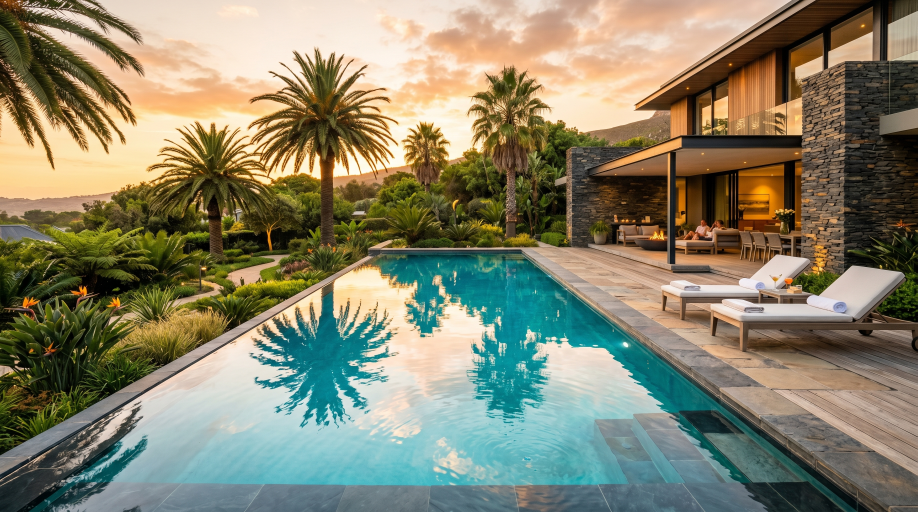
#> input picture Images/Stunning_crystal-clear_swimming_pool_in_202606241740.jpeg, 2752 x 1536 px (shown at 1/3 size)
$ python optimize_images.py
#> lines starting #> are read from the running program, lines starting #| are printed output that depends on the picture
#!/usr/bin/env python3
"""Generate optimized WebP derivatives + favicons from source PNGs in assets/.

Outputs:
  assets/img/<name>-<width>.webp   — resized photos for the site
  assets/logo/logo-nav.png         — trimmed logo for the navbar (retina)
  favicon-32.png / apple-touch-icon.png / icon-512.png — favicons
Source PNGs are left untouched.
"""

from PIL import Image
import os

ROOT = os.path.dirname(os.path.dirname(os.path.abspath(__file__)))
OUT = os.path.join(ROOT, "assets", "img")
os.makedirs(OUT, exist_ok=True)

# (source, output basename, widths, crop_16_9)
# crop_16_9=True: center-crop to 16:9 before resizing (for square/portrait sources)
PHOTOS = [
    # Hero + after-slider (same output, used in both places)
    ("Images/Stunning_crystal-clear_swimming_pool_in_202606241740.jpeg",      "pool-after",   [1920, 1280, 800], False),
    # Before-slider (same property as after, matched pair)
    ("Images/Neglected_residential_swimming_pool_with_202606241748 (1).jpeg", "pool-before",  [1280, 800],       False),
    # Cleaning bento card + gallery
    ("Images/Same_residential_swimming_pool_now_202606241751.jpeg",           "cleaning",     [960, 640],        False),
    # Repairs bento card + gallery + services panel
    ("Images/Close-up_of_a_professional_pool_202606241753 (1).jpeg",          "repairs",      [960, 640],        False),
    # Weekly service gallery + services cleaning panel
    ("Images/Close-up_of_a_professional_pool_202606241753 (2).jpeg",          "scrub",        [960, 640],        False),
    # Construction/resurfacing (no AI replacement available)
    ("assets/pool-construction.png",                                           "construction", [960, 640],        False),
    # Luxury renovation reveal gallery card
    ("Images/Luxury_pool_renovation_reveal,_newly_202606241755.jpeg",         "reno-karoo",   [960, 640],        False),
    # Renovation services panel + gallery card
    ("Images/Stunning_crystal-clear_swimming_pool_in_202606241740 (1).jpeg",  "reno-cape",    [960, 640],        False),
    # Additional gallery cards
    ("Images/Stunning_crystal-clear_swimming_pool_in_202606241740 (2).jpeg",  "pool-luxury",   [960, 640],            False),
    ("Images/Stunning_crystal-clear_swimming_pool_in_202606241740 (3).jpeg",  "pool-golden",   [960, 640],            False),
    # Matched-pair after image for the main slider (same property as pool-before)
    ("Images/Same_residential_swimming_pool_now_202606241752.jpeg",           "pool-clean",    [1280, 960, 800, 640], False),
    # Extra before/after pairs for the rescue grid
    ("Images/Neglected_residential_swimming_pool_with_202606241747.jpeg",     "rescue-b1",     [960, 640],            False),
    ("Images/Neglected_residential_swimming_pool_with_202606241747 (1).jpeg", "rescue-b2",     [960, 640],            False),
    ("Images/Neglected_residential_swimming_pool_with_202606241748.jpeg",     "rescue-b3",     [960, 640],            False),
    ("Images/Same_residential_swimming_pool_now_202606241752 (1).jpeg",       "rescue-a1",     [960, 640],            False),
    # Third close-up repair shot for gallery
    ("Images/Close-up_of_a_professional_pool_202606241753.jpeg",              "repair-detail", [960, 640],            False),
    # Scroll-sequence pool story images
    ("assets/img/johannesburg-pool-dusk.png",    "johannesburg-pool-dusk",    [1600, 960], False),
    ("assets/img/johannesburg-pool-morning.png", "johannesburg-pool-morning", [1200, 720], False),
]

QUALITY = 80
GALLERY_RATIO = 960 / 536


def center_crop_16_9(im: Image.Image) -> Image.Image:
    src_ratio = im.width / im.height
    if src_ratio > GALLERY_RATIO:
        new_w = int(im.height * GALLERY_RATIO)
        x = (im.width - new_w) // 2
        return im.crop((x, 0, x + new_w, im.height))
    else:
        new_h = int(im.width / GALLERY_RATIO)
        y = (im.height - new_h) // 2
        return im.crop((0, y, im.width, y + new_h))


def export_photos() -> None:
    for src, name, widths, crop in PHOTOS:
        im = Image.open(os.path.join(ROOT, src)).convert("RGB")
#> im is the input picture: PIL image 2752x1536 RGB; mean R, G, B 133.5, 131, 107.7
        if crop:
            im = center_crop_16_9(im)
        for w in widths:
            w = min(w, im.width)
            h = round(im.height * w / im.width)
            resized = im.resize((w, h), Image.LANCZOS)
            dest = os.path.join(OUT, f"{name}-{w}.webp")
            resized.save(dest, "WEBP", quality=QUALITY, method=6)
            print(f"{dest}: {os.path.getsize(dest) // 1024} KB ({w}x{h})")
#> this loop made 3 passes
#> pass 1, in export_photos, `resized = im.resize((w, h), Image.LANCZOS)`:
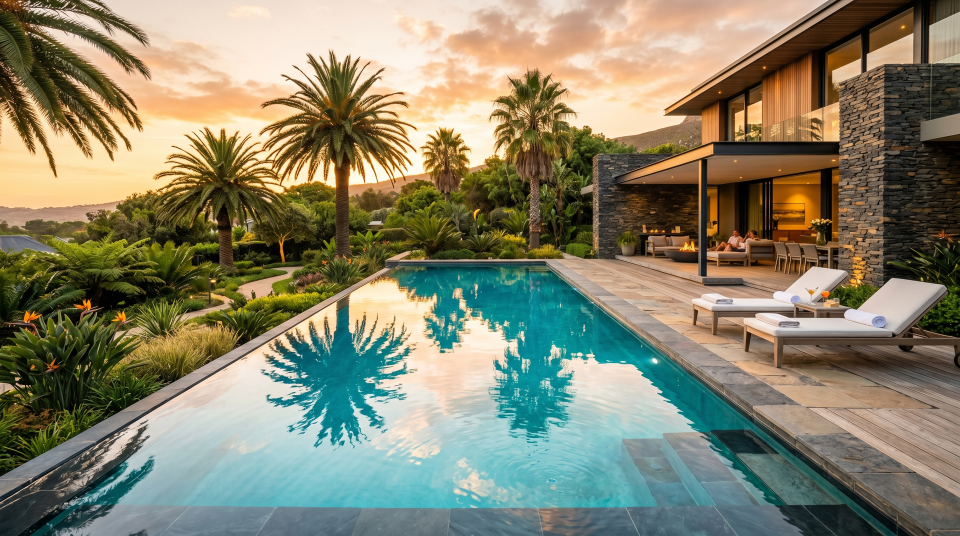
#> resized: PIL image 1920x1072 RGB (shown at 1/2 size); mean R, G, B 133.5, 131, 107.8
#> pass 2, in export_photos, `resized = im.resize((w, h), Image.LANCZOS)`:
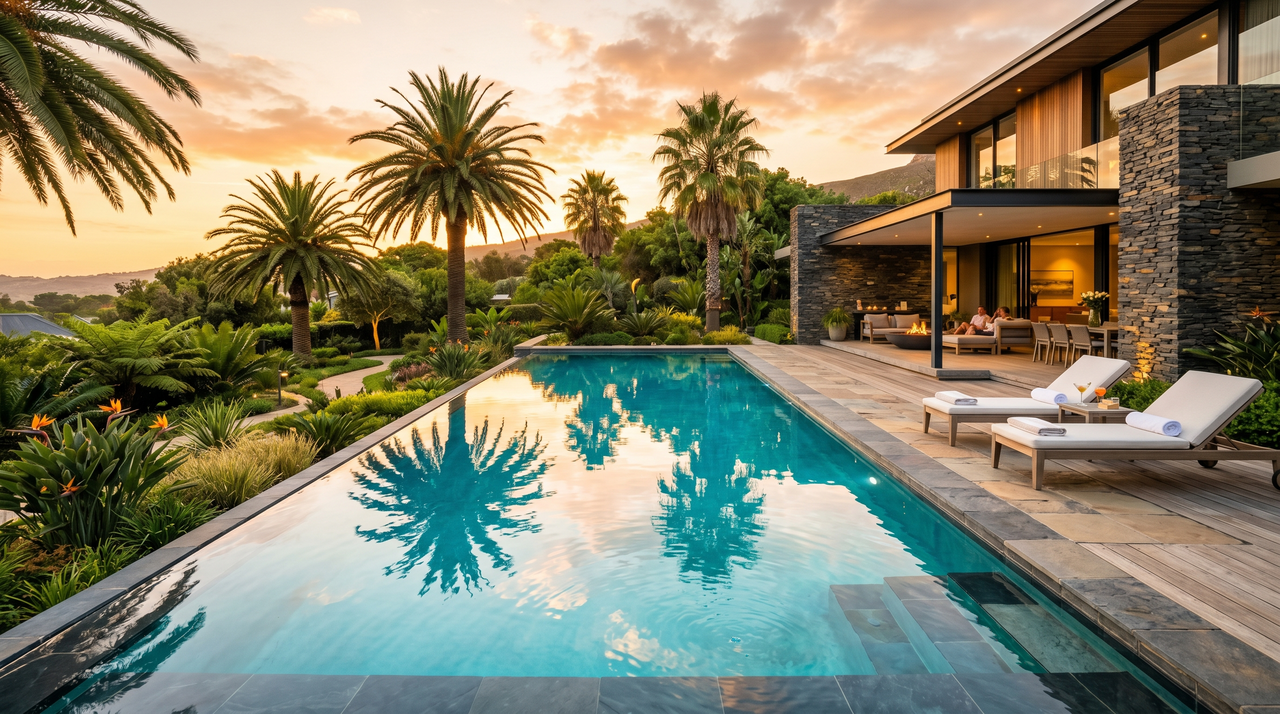
#> resized: PIL image 1280x714 RGB; mean R, G, B 133.5, 131, 107.7
#> pass 3, in export_photos, `resized = im.resize((w, h), Image.LANCZOS)`:
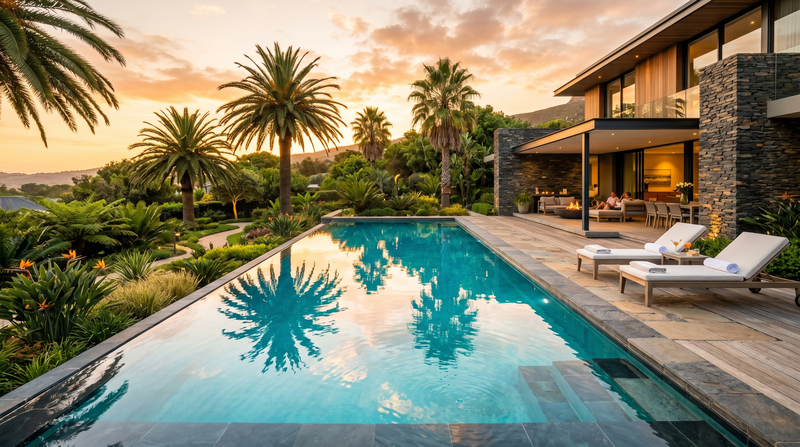
#> resized: PIL image 800x447 RGB; mean R, G, B 133.5, 131.1, 107.7
#> pass 2 of the loop in export_photos, `for src, name, widths, crop in PHOTOS:`:
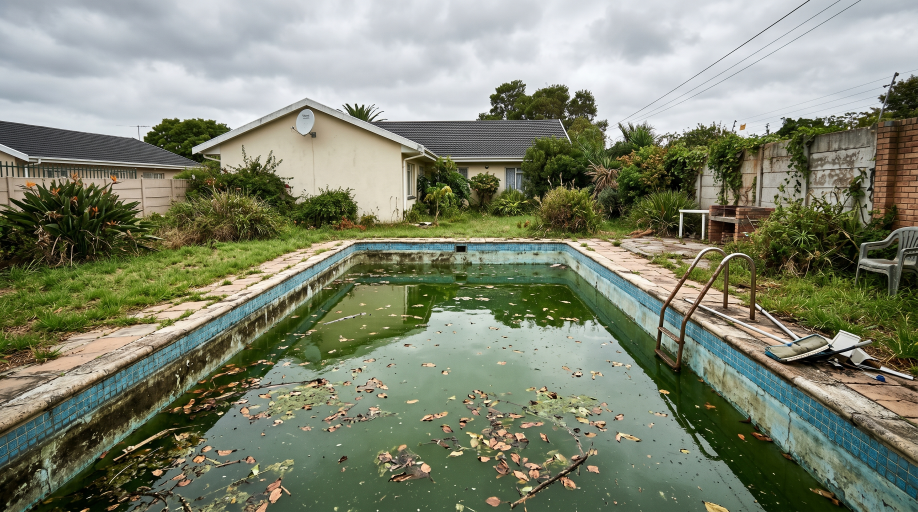
#> input picture Images/Neglected_residential_swimming_pool_with_202606241748 (1).jpeg, 2752 x 1536 px (shown at 1/3 size)
#> in export_photos, im is the input picture: PIL image 2752x1536 RGB; mean R, G, B 127.1, 132.5, 112.1
#> the loop in export_photos, `for w in widths:` made 2 passes
#| assets/img/pool-before-1280.webp: 193 KB (1280x714)
#| assets/img/pool-before-800.webp: 82 KB (800x447)
#> pass 1, in export_photos, `resized = im.resize((w, h), Image.LANCZOS)`:
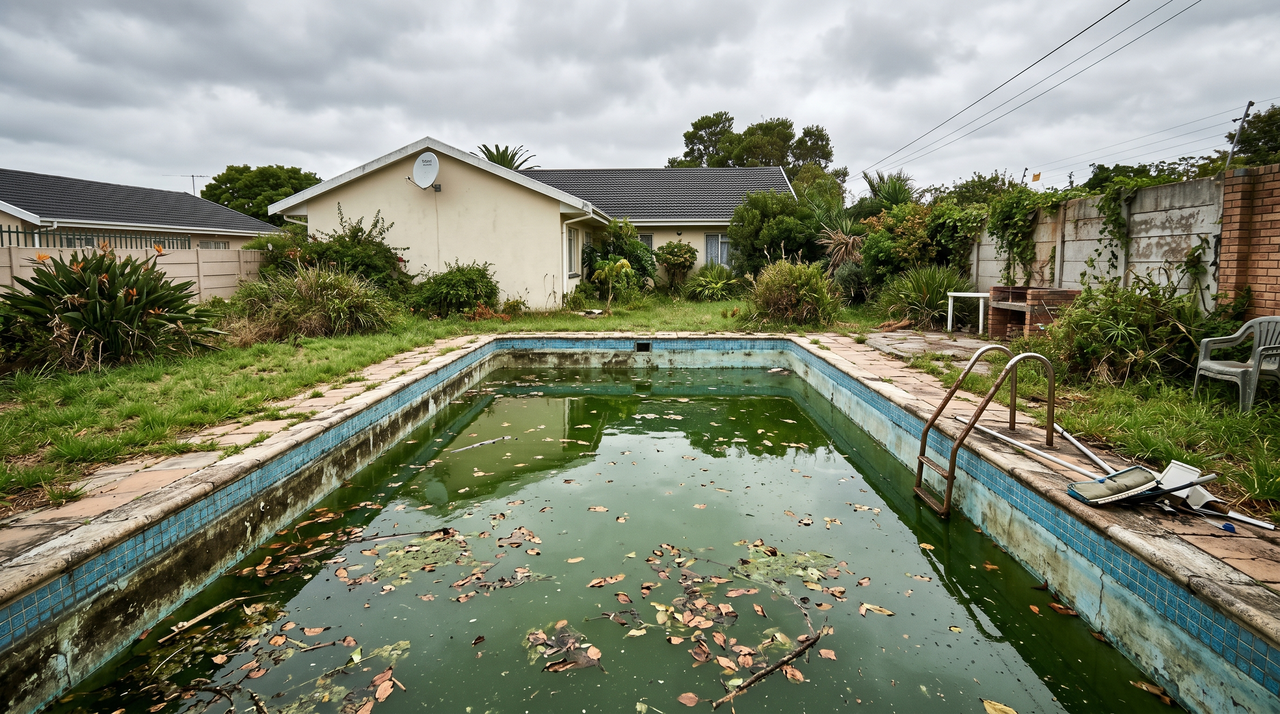
#> resized: PIL image 1280x714 RGB; mean R, G, B 127.1, 132.5, 112.1
#> pass 2, in export_photos, `resized = im.resize((w, h), Image.LANCZOS)`:
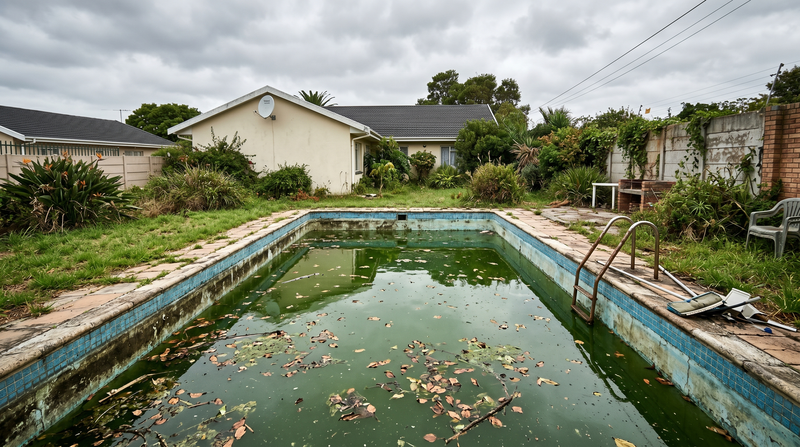
#> resized: PIL image 800x447 RGB; mean R, G, B 127.1, 132.5, 112.1
#> pass 3 of the loop in export_photos, `for src, name, widths, crop in PHOTOS:`:
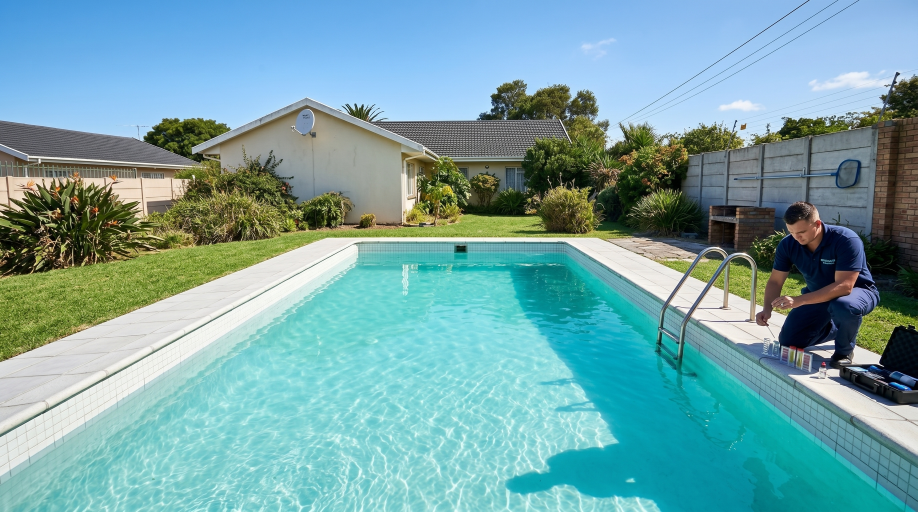
#> input picture Images/Same_residential_swimming_pool_now_202606241751.jpeg, 2752 x 1536 px (shown at 1/3 size)
#> in export_photos, im is the input picture: PIL image 2752x1536 RGB; mean R, G, B 117.1, 164.1, 167.2
#> the loop in export_photos, `for w in widths:` made 2 passes
#| assets/img/cleaning-960.webp: 83 KB (960x536)
#| assets/img/cleaning-640.webp: 40 KB (640x357)
#> pass 1, in export_photos, `resized = im.resize((w, h), Image.LANCZOS)`:
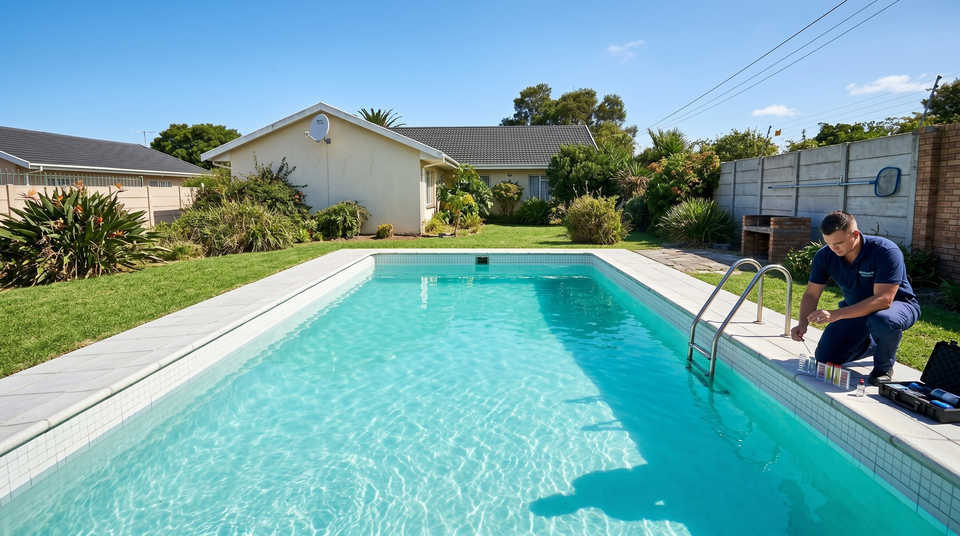
#> resized: PIL image 960x536 RGB; mean R, G, B 117.1, 164.1, 167.2
#> the loop made 7 passes; the first 3 are shown


def export_og_image() -> None:
    hero = Image.open(os.path.join(ROOT, "Images/Stunning_crystal-clear_swimming_pool_in_202606241740.jpeg")).convert("RGB")
    og = center_crop_16_9(hero)
    og = og.resize((1200, 630), Image.LANCZOS)
    dest = os.path.join(OUT, "og-image.jpg")
    og.save(dest, "JPEG", quality=85)
    print(f"{dest}: {os.path.getsize(dest) // 1024} KB")


def export_logo_and_favicons() -> None:
    logo = Image.open(os.path.join(ROOT, "assets", "logo", "bantu-pools-logo.png")).convert("RGBA")
    bbox = logo.getchannel("A").getbbox()
    trimmed = logo.crop(bbox)

    nav = trimmed.copy()
    nav.thumbnail((10_000, 160), Image.LANCZOS)
    nav_path = os.path.join(ROOT, "assets", "logo", "logo-nav.png")
    nav.save(nav_path, "PNG", optimize=True)
    print(f"{nav_path}: {os.path.getsize(nav_path) // 1024} KB {nav.size}")

    side = max(trimmed.size)
    square = Image.new("RGBA", (side, side), (0, 0, 0, 0))
    square.paste(trimmed, ((side - trimmed.width) // 2, (side - trimmed.height) // 2), trimmed)

    for size, fname in [(32, "favicon-32.png"), (180, "apple-touch-icon.png"), (512, "icon-512.png")]:
        icon = square.resize((size, size), Image.LANCZOS)
        path = os.path.join(ROOT, fname)
        icon.save(path, "PNG", optimize=True)
        print(f"{path}: {os.path.getsize(path) // 1024} KB")


if __name__ == "__main__":
#> (the run stopped early here; a loop or call above may not have finished)
